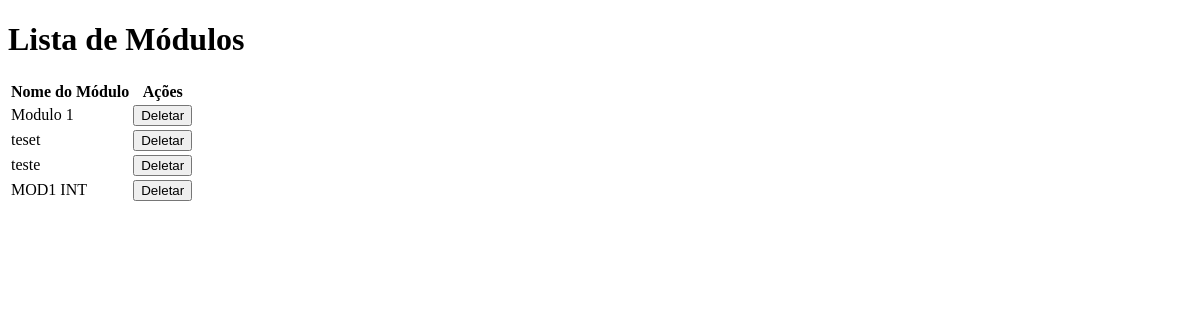
The page /listar_modulos/ on the database as committed earlier.
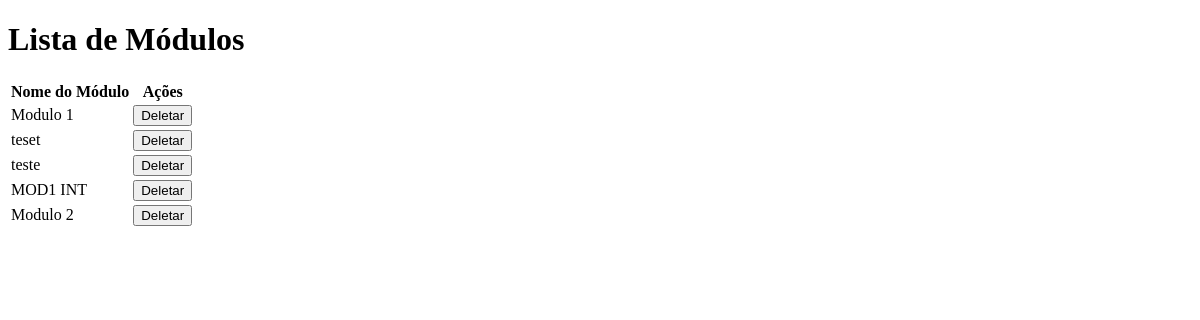
The same page on the database as committed later.
### core/models.py (models this page shows, shortened)
class Modulos(models.Model):
    nome_modulo = models.CharField(max_length=255)
    video = models.ForeignKey('AcervoVideos', on_delete=models.SET_NULL, null=True, blank=True)  # Referenciar com string

### core/views.py (the view)
# urls.py: path('listar_modulos/', views.listar_modulos, name='listar_modulos'),
def listar_modulos(request):
    modulos = Modulos.objects.all()
    return render(request, 'core/listar_modulos.html', {'modulos': modulos})

### core/templates/core/listar_modulos.html (shortened to what this page needs)
<!DOCTYPE html>
<html lang="en">
<head>
</head>
<body>
    <h1>Lista de Módulos</h1>
    <table>
        <thead>
            <tr>
                <th>Nome do Módulo</th>
                <th>Ações</th>
            </tr>
        </thead>
        <tbody>
            {% for modulo in modulos %}
                <tr>
                    <td>{{ modulo.nome_modulo }}</td>
                    <td>
                        <form action="{% url 'deletar_modulo' modulo.id %}" method="post">
                            <button type="submit">Deletar</button>
                        </form>
                    </td>
                </tr>
            {% empty %}
                <tr>
                    <td colspan="2">Nenhum módulo encontrado.</td>
                </tr>
            {% endfor %}
        </tbody>
    </table>
</body>
</html>

Rows that differ between the two databases and show on the page:
added Modulos: nome_modulo "Modulo 2"
